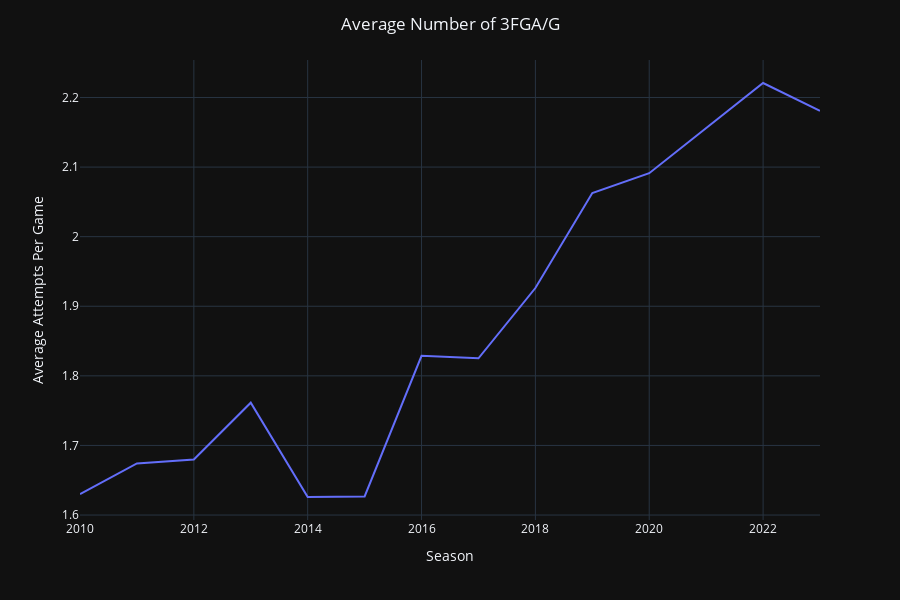

The notebook cell this image was saved under:
### Markdown cell above
#### Look at number of attempts by all players who played in over 10 games and averaged at least 5 minutes per game

### Code cell
q = """
    SELECT season, avg(fga3)
    FROM player_shooting
    NATURAL JOIN player_info
    WHERE games_played > 10 AND minutes_pgame >= 5
    GROUP BY season
    ORDER BY season
"""

result = read_query(connection, q, None)
df = pd.DataFrame(result, columns=['Season', 'Average # of 3 pt Attempts'])

fig = px.line(df, 'Season', 'Average # of 3 pt Attempts')
fig.update_layout(template="plotly_dark",
                  width=900,
                  height=600,
                  title='Average Number of 3FGA/G',
                  xaxis_title='Season',
                  yaxis_title='Average Attempts Per Game',
                  title_x=0.5)
fig.show()
#save Figure as jpg image
fig.write_image("images/3fg_attempts_pergame.jpeg", scale=6)

### Figure 1 — Plotly figure (JSON) as saved in the notebook; plotly's stock layout.template omitted (floating-point values rounded to 4 significant figures)
{"data": [{"hovertemplate": "Season=%{x}<br>Average # of 3 pt Attempts=%{y}<extra></extra>", "legendgroup": "", "line": {"color": "#636efa", "dash": "solid"}, "marker": {"symbol": "circle"}, "mode": "lines", "name": "", "orientation": "v", "showlegend": false, "type": "scatter", "x": [2010, 2011, 2012, 2013, 2014, 2015, 2016, 2017, 2018, 2019, 2020, 2022, 2023], "xaxis": "x", "y": [1.63, 1.674, 1.68, 1.761, 1.626, 1.627, 1.829, 1.825, 1.926, 2.063, 2.091, 2.221, 2.181], "yaxis": "y"}], "layout": {"height": 600, "legend": {"tracegroupgap": 0}, "margin": {"t": 60}, "title": {"text": "Average Number of 3FGA/G", "x": 0.5}, "width": 900, "xaxis": {"anchor": "y", "domain": [0, 1], "title": {"text": "Season"}}, "yaxis": {"anchor": "x", "domain": [0, 1], "title": {"text": "Average Attempts Per Game"}}}}
